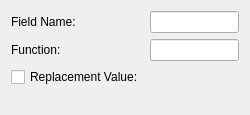
<?xml version="1.0" encoding="UTF-8"?>
<ui version="4.0">
 <class>TaskPostCalculator</class>
 <widget class="QWidget" name="TaskPostCalculator">
  <property name="geometry">
   <rect>
    <x>0</x>
    <y>0</y>
    <width>250</width>
    <height>115</height>
   </rect>
  </property>
  <property name="windowTitle">
   <string notr="true">Form</string>
  </property>
  <layout class="QVBoxLayout" name="vertica_layout">
   <item>
    <layout class="QFormLayout" name="form_layout">
     <item row="0" column="0">
      <widget class="QLabel" name="lbl_field_name">
       <property name="text">
        <string>Field Name:</string>
       </property>
      </widget>
     </item>
     <item row="0" column="1">
      <widget class="QLineEdit" name="let_field_name">
      </widget>
     </item>
     <item row="1" column="0">
      <widget class="QLabel" name="lbl_function">
       <property name="text">
        <string>Function:</string>
       </property>
      </widget>
     </item>
     <item row="1" column="1">
      <widget class="QLineEdit" name="let_function">
      </widget>
     </item>
     <item row="2" column="0">
      <widget class="QCheckBox" name="ckb_replace_invalid">
       <property name="text">
        <string>Replacement Value:</string>
       </property>
      </widget>
     </item>
     <item row="2" column="1">
      <widget class="Gui::DoubleSpinBox" name="dsb_replacement_value">
      </widget>
     </item>
    </layout>
   </item>
  </layout>
 </widget>
 <customwidgets>
  <customwidget>
   <class>Gui::DoubleSpinBox</class>
   <extends>QWidget</extends>
   <header>Gui/SpinBox.h</header>
  </customwidget>
 </customwidgets>
</ui>
